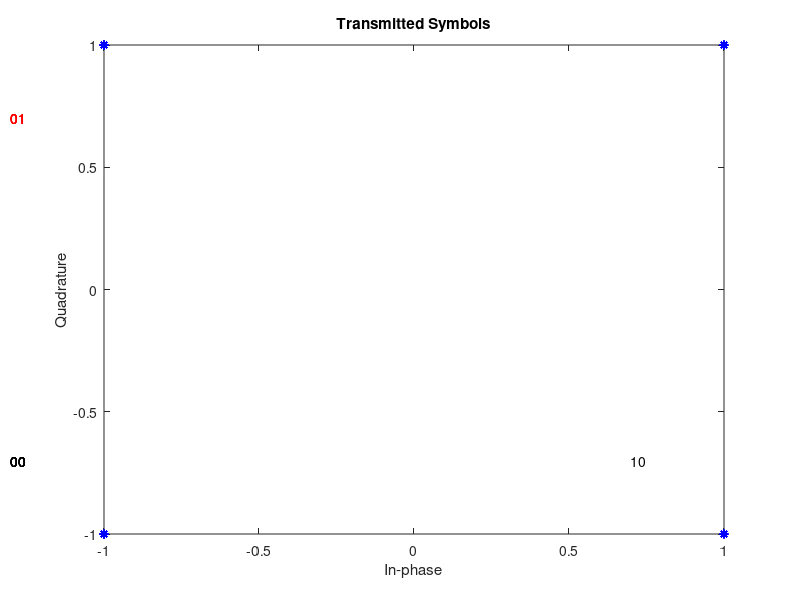
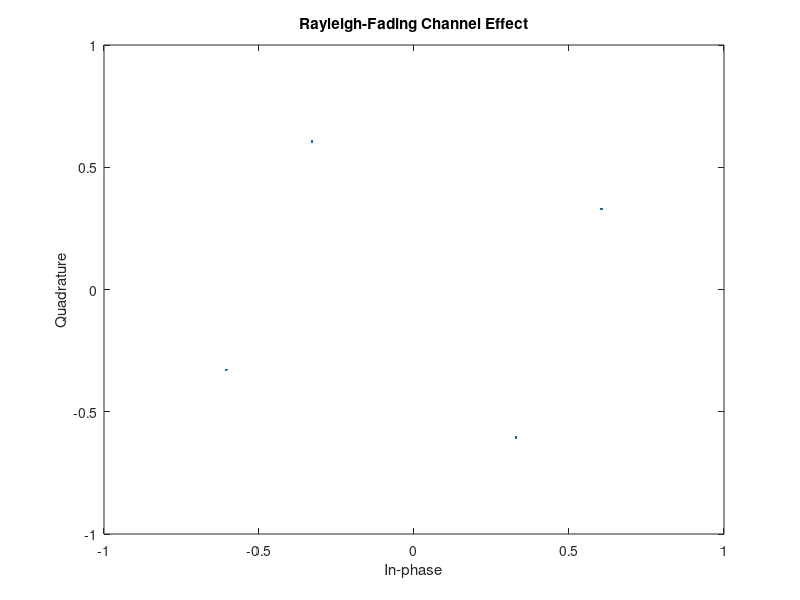
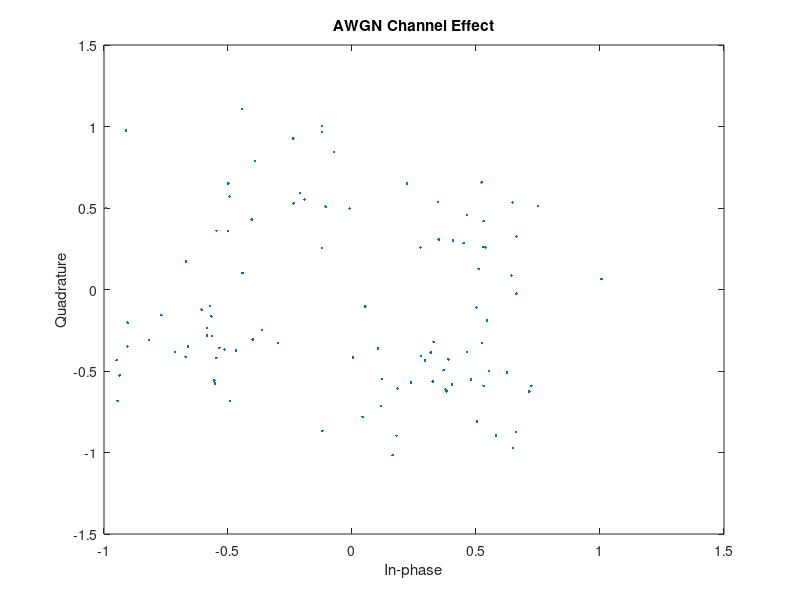

Source code (MATLAB) for these figures, in order: (Note: this script raises an error after producing the figures.)
%% Initialization
clear;clc
close all;
%% 16-QAM Transmitter Model
N=100; % Number of Samples
M=4; % Number bits per symbol
%-------------------Data Generation---------------------------%
data=randi([0 M-1],N,1);
%data=[0:M-1];
%-----------Grey Encoding------------%
[datagrey,mapgrey] = bin2gray(data,'qam',M);
%-------------------16-QAM Modulation----------------------------%
consttable=[-1-1i,-1+1i,1-1i,1+1i];
for k=1:length(datagrey)
    tx(k) = consttable(datagrey(k)+1);
end 
tx=tx(:);
scatterplot(tx,1,0,'b*');
for k = 1:16
    text(real(tx(k))-0.3,imag(tx(k))+0.3,...
        dec2base(data(k),2,log2(M)));
    
    text(real(tx(k))-0.3,imag(tx(k))-0.3,...
        dec2base(datagrey(k),2,log2(M)),'Color',[1 0 0]);
end
title('Transmitted Symbols');

%% Rayleigh-Fading Channel Model
hr=normrnd(0,sqrt(0.5),1);
hi=normrnd(0,sqrt(0.5),1);
h=(hr+1i*hi)*ones(1,N);
h=h(:);
rx=tx.*h;
scatterplot(rx)
title('Rayleigh-Fading Channel Effect');

%% AWGN Channel
%AWGN Noise
mu=0;
No=0.1;
variance=No/2;
sigma=sqrt(variance);
nc=normrnd(mu,sigma,[1,N]);
ns=normrnd(mu,sigma,[1,N]);
n=nc+1i*ns;
n=n(:);
yk=rx+n;
scatterplot(yk);
title('AWGN Channel Effect');

%% Correlator & Decision Model
yk=yk./h;
consttable=[-1-1i,-1+1i,1-1i,1+1i];
for N = 1:length(yk)
     %compute the minimum distance for each symbol  
     [~, idx] = min(abs(yk(N) - consttable));
     datademod(N) = idx-1;
end
[datademodbin,mapbin] = gray2bin(datademod,'qam',M);
datademodbin=datademodbin(:);

%% BER
%BER=biterr(datademodbin,data)/(length(data)*log2(M));
i=1;
for Es_N0_dB = [-4:0.1:16]
    for meannum=1:100
        meanv(meannum)=drawberqpsk(10^(-Es_N0_dB/10));
    end
    BER(i)=sum(meanv(:))/100;
    i=i+1;
end
Es_N0_dB = [-4:0.1:16];
plot(Es_N0_dB,1*log10(BER));

%% Repitition Code



